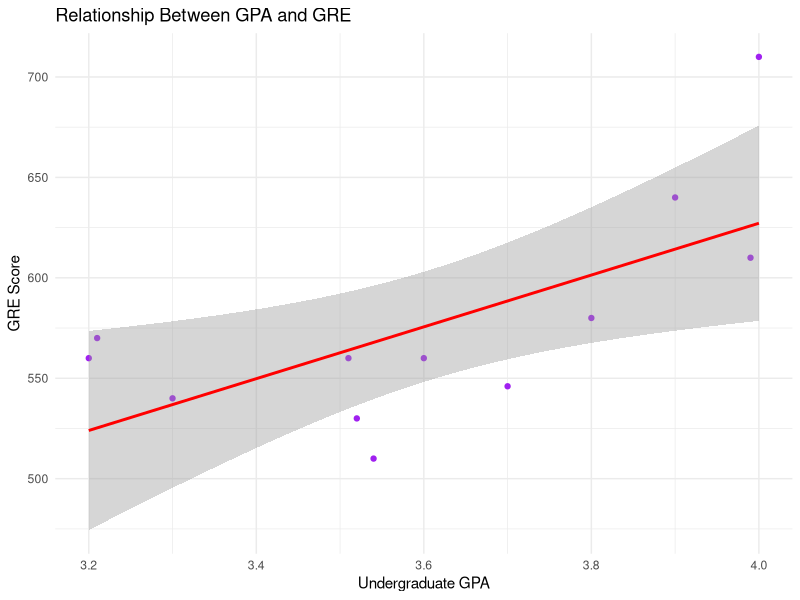
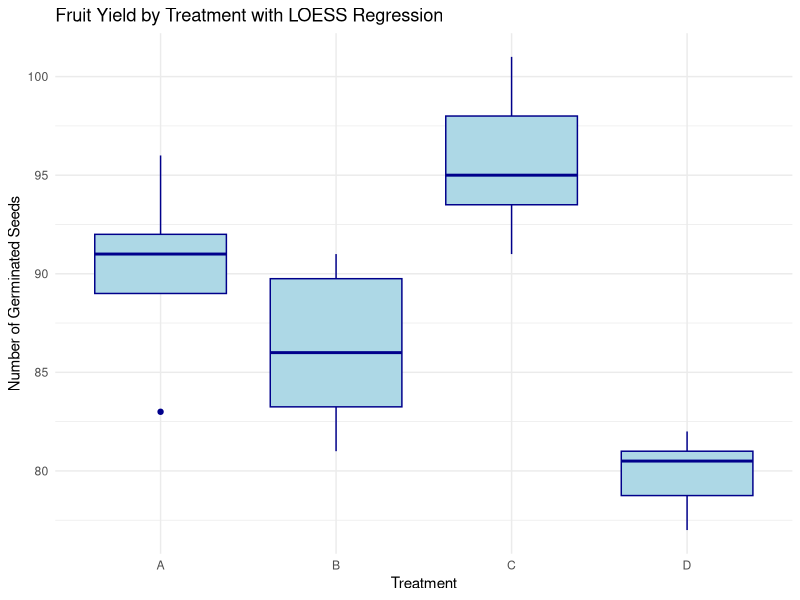

These figures' R source, in order:
## ---- chunk 1


library(readr)
library(dplyr)
library(knitr)
library(tidyverse)
library(kableExtra)
library(ggplot2)



seeds <- read_csv("DogwoodSeeds.csv")
grad <- read_csv("grad_school.csv")
ntu <- read_csv("ntu_data.csv")
## ---- chunk 2

n <- 19          
x <- 3          
p_null <- 0.5   


p_hat <- x / n

se <- sqrt(p_null * (1 - p_null) / n)

z <- (p_hat - p_null) / se

p_value <- 2 * pnorm(abs(z), lower.tail = FALSE)

cat("Z-test statistic:", z, "\n")
cat("P-value:", p_value, "\n")


## ---- chunk 3
bins <- c(-Inf, 15, 22, 30, Inf)
labels <- c("0-15", "16-22", "23-30", "31+")

ntu$NTU_Category <- cut(ntu$NTU, breaks = bins, labels = labels, right = TRUE)

contingency_table <- table(ntu$Treatment, ntu$NTU_Category)

chi_test <- chisq.test(contingency_table)


print(contingency_table)
cat("Chi-Square Test Statistic:", chi_test$statistic, "\n")
cat("P-value:", chi_test$p.value, "\n")
cat("Degrees of Freedom:", chi_test$parameter, "\n")
## ---- chunk 4
correlation <- cor(grad$GPA, grad$GRE)


model <- lm(GRE ~ GPA, data = grad)


model_summary <- summary(model)

# Display results
cat("Pearson Correlation Coefficient:", correlation, "\n")
cat("Regression Model Summary:\n")
print(model_summary)

# Create a scatter plot with regression line
ggplot(grad, aes(x = GPA, y = GRE)) +
  geom_point(color = "purple") +
  geom_smooth(method = "lm", se = TRUE, color = "red") +
  labs(title = "Relationship Between GPA and GRE",
       x = "Undergraduate GPA",
       y = "GRE Score") +
  theme_minimal()

## ---- chunk 5
correlation_test <- cor.test(grad$GPA, grad$GRE, method = "pearson")

# Display results
cat("Pearson Correlation Coefficient:", correlation_test$estimate, "\n")
cat("P-value:", correlation_test$p.value, "\n")
## ---- chunk 6
kruskal_result <- kruskal.test(Seeds ~ Treatment, data = seeds)


cat("Kruskal-Wallis Test p-value:", kruskal_result$p.value, "\n")


ggplot(seeds, aes(x = Treatment, y = Seeds)) +
  geom_boxplot(fill = "lightblue", color = "darkblue") +
  geom_smooth(method = "loess", se = TRUE, color = "red") +
  labs(title = "Fruit Yield by Treatment with LOESS Regression",
       x = "Treatment",
       y = "Number of Germinated Seeds") +
  theme_minimal()
